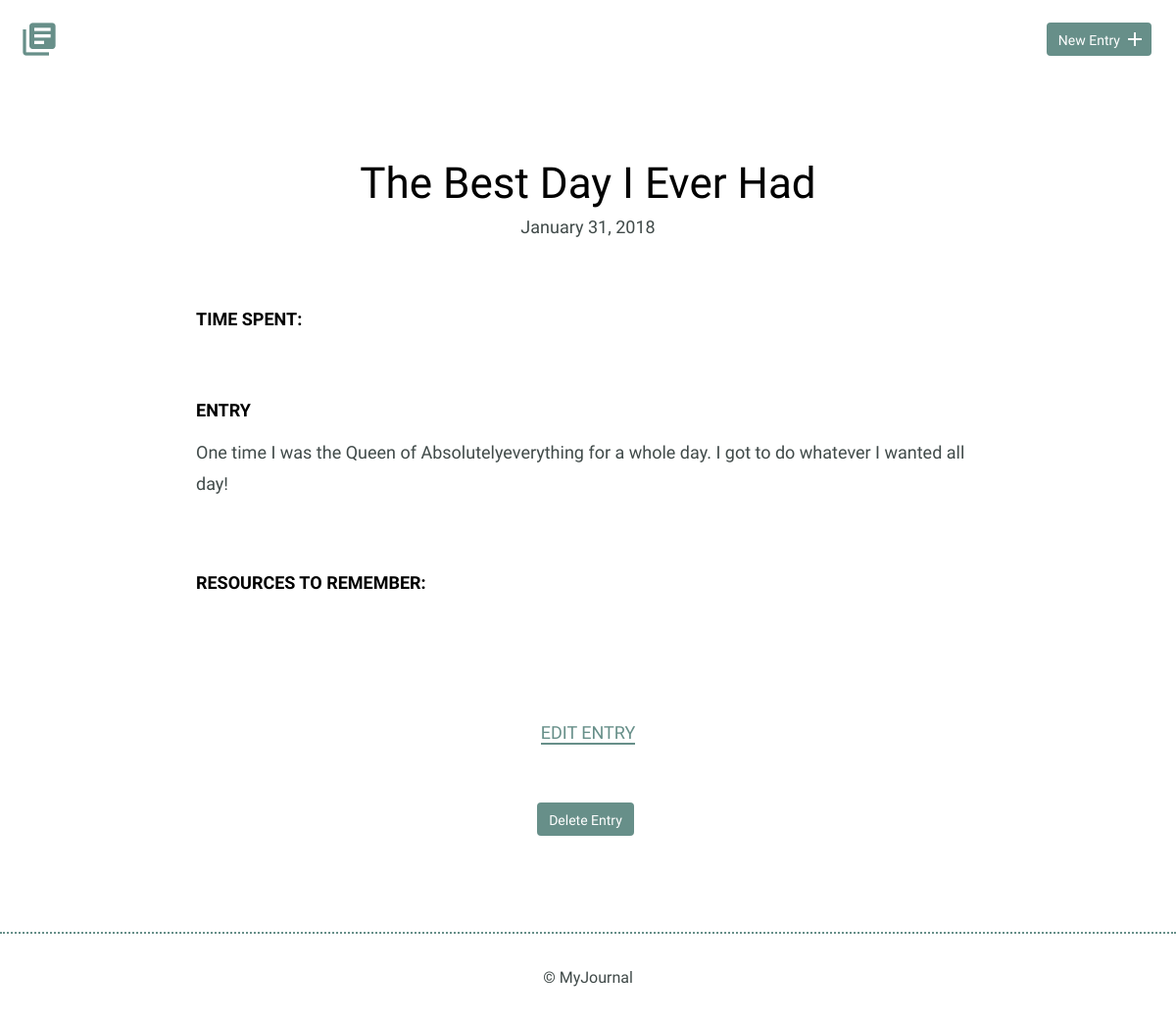
The app's page /detail.php with its own data.
### tables this page shows
CREATE TABLE "journal" (
	`journal_id`	INTEGER,
	`title`	TEXT,
	`date`	TEXT,
	`time_spent`	INTEGER,
	`entry`	TEXT,
	PRIMARY KEY(`journal_id`)
);

### inc/functions.php (called while the page is built, shortened)
<?php
    try {
              $sql = "SELECT * FROM journal";
              $results = $db->prepare($sql);
              $results->execute();
              $journals =  $results->fetchAll(PDO::FETCH_ASSOC);
          }  catch (Exception $e) {
        echo "Bad request from query 1: " . $e->getMessage();
        exit;
    }

### detail.php (the view, shortened to what this page needs)
<?php
require('inc/connection.php');
include('inc/functions.php');
include('inc/header.php');
$entry_id = filter_input(INPUT_GET, 'q', FILTER_SANITIZE_NUMBER_INT);
$entry_id--;
?>
        <section>
            <div class="container">
                <div class="entry-list single">
                    <article>
          <?php
          foreach($journals as $entry) {
              if($entry['journal_id'] == ($entry_id+1) ) {
              echo "<h1>" .$entry['title'] . "</h1>";
                  $getdate = $entry['date'];
                  $date = date("F d, Y", strtotime($getdate));
              echo '<time datetime="' .$getdate .'">';
              echo $date . "</time>";
              echo '<div class="entry"><h3>Time Spent: </h3>';
              echo '<p>' . $journals[$entry_id]['time_spent'];
              echo '</p></div><div class="entry"><h3>Entry</h3>';
              echo "<p>" .$entry['entry'] . "</p>";
            }
          } ?>
              </div><div class="entry">
              <h3>Resources to Remember:</h3>
                   </div>
                    </article>
                </div>
            </div>
            <div class="edit">
                  <p>
                  <?php
                  $project_id = $journals[$entry_id]['journal_id'];
                  echo '<a href="edit.php?q='
                        . $project_id
                        . '">Edit Entry</a></p>';
                        ?>
          <br>
          <p>
            <form method='post' action='detail.php?q=<?php echo ($entry_id +1);?>' onsubmit="return confirm('Are you sure you want to delete this entry? (Can NOT be undone)')">
          <input type='submit' class="button" value='Delete Entry'  />
            </form>
          </p>
            </div>
        </section>
        <?php
        include('inc/footer.php'); ?>
    </body>
</html>

### css/site.css (style rules this page uses)
body { font-size: 16px; color: #404a49; font-family: 'Cousine', serif; font-weight: 400; }
.container { margin: 0 auto; padding: 0 25px; }
.button { padding: 8px 10px 6px 10px; background: #678f89; border: 2px solid #678f89; border-radius: 4px; text-decoration: none; color: #FFF; position: relative; text-align: center; font-size: 14px; }
h1, h2, h3 { margin: 0; font-weight: 400; line-height: 1em; color: #000; }
h1 { font-size: 44px; margin-bottom: 12px; }
h3 { font-size: 18px; font-family: 'Work Sans', serif; font-weight: 600; text-transform: uppercase; }
p { line-height: 1.8em; font-size: 18px; }
p a { border-bottom: 2px solid #678f89; padding: 0; color: #678f89; text-decoration: none; }
.entry-list, .edit-entry, .new-entry { max-width: 800px; margin: 0 auto; padding: 70px 0 150px 0; }
.entry-list article { margin-bottom: 70px; text-align: center; }
.entry-list article:last-child { margin-bottom: 0; }
.entry-list.single { padding-bottom: 70px; }
.entry-list.single time { font-size: 18px; }
.entry { max-width: 800px; margin: 75px auto 0 auto; text-align: left; }
.entry p { margin-bottom: 40px; }
.edit { padding-bottom: 80px; text-align: center; margin: 0 auto; }
.edit a { font-weight: 400; text-transform: uppercase; font-size: 18px; }
input[type=submit] { margin-right: 5px; }

### records on screen
journal: title "The Best Day I Ever Had", date "January 31, 2018", entry "One time I was the Queen of Absolutelyeverything for a whole day. I got to do whatever I wanted all day!"
